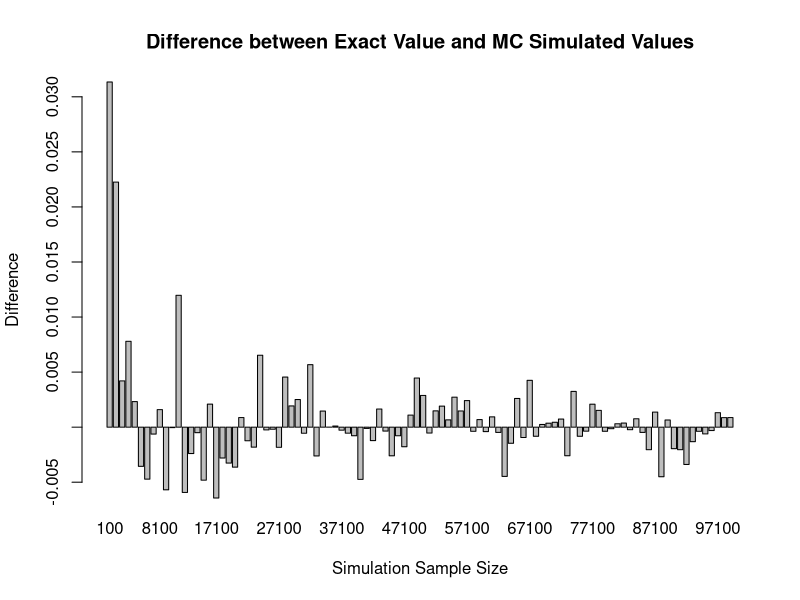

Write the R code that produced this figure.
## ---- chunk 1
knitr::opts_chunk$set(echo = TRUE)
## ---- chunk 2

#define number of samples to obtain
n <- 100

#use rnorm to simulate 100 numbers from a normal distribition, mean=1 and sd=2
simulations <- rnorm(n, mean=1, sd=2)

#estimate integral between 1 and 3 by counting samples with a value in range
mc_S <- sum(simulations <=3 & simulations >= 1)/100
print(paste("Simulation with 100 samples: ", mc_S))

#The exact answer given using the cumulative distribution function pnorm in R is given by:
mc_exact = pnorm(q=3, mean=1, sd=2) - pnorm(q=1, mean=1, sd=2)
print(paste("Exact answer using CDF: ", mc_exact))

##Q1 - increasing sample size to increase accuracy
n2 <- 10000

simulations_2 <- rnorm(n2, mean=1, sd=2)
mc_S2 <- sum(simulations_2 <=3 & simulations_2 >=1)/n2
print(paste("Simulation with 10,000 samples: ", mc_S2))

#Q2 - Can you draw a graph of number of MC samples vs accuracy?

#create a vector to hold simulated value from each simulation
values <- c()

for (i in seq(from=100, to=100000, by=1000)){
  
  sims <- rnorm(i, mean=1, sd=2)
  mcS <- sum(sims <=3 & sims >=1)/i
  #add difference of mcexact to mcS to values vector
  difference <- mc_exact - mcS
  
  val <- as.character(i)
  values[val] <- difference
  
}

#plot barplot showing difference in simulate values vs exact value from CDF
barplot(values, main="Difference between Exact Value and MC Simulated Values", xlab="Simulation Sample Size", ylab="Difference")
